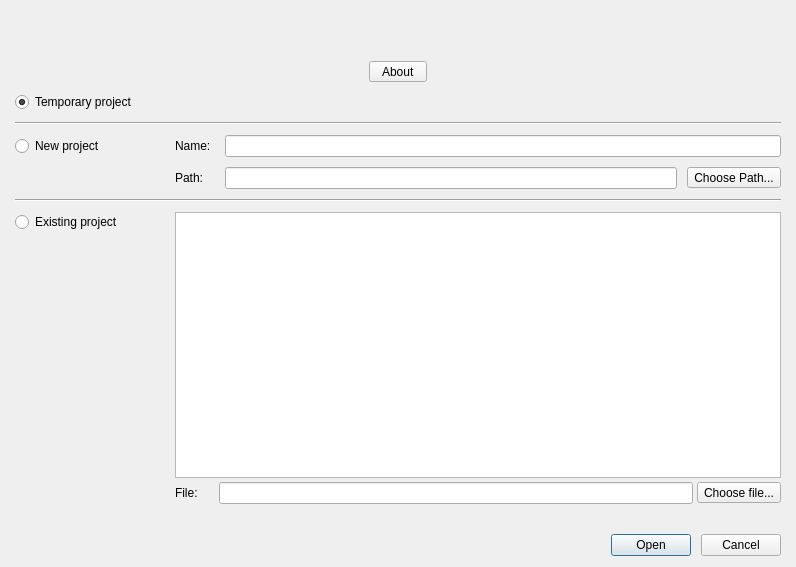
<?xml version="1.0" encoding="UTF-8"?>
<ui version="4.0">
 <class>StartupDialog</class>
 <widget class="QDialog" name="StartupDialog">
  <property name="geometry">
   <rect>
    <x>0</x>
    <y>0</y>
    <width>796</width>
    <height>567</height>
   </rect>
  </property>
  <property name="sizePolicy">
   <sizepolicy hsizetype="Expanding" vsizetype="Expanding">
    <horstretch>0</horstretch>
    <verstretch>0</verstretch>
   </sizepolicy>
  </property>
  <property name="windowTitle">
   <string>Sub3 Suite</string>
  </property>
  <property name="styleSheet">
   <string notr="true"/>
  </property>
  <layout class="QVBoxLayout" name="verticalLayout_4">
   <property name="spacing">
    <number>10</number>
   </property>
   <property name="leftMargin">
    <number>15</number>
   </property>
   <property name="rightMargin">
    <number>15</number>
   </property>
   <item>
    <layout class="QHBoxLayout" name="horizontalLayout_6">
     <item>
      <spacer name="horizontalSpacer">
       <property name="orientation">
        <enum>Qt::Horizontal</enum>
       </property>
       <property name="sizeHint" stdset="0">
        <size>
         <width>40</width>
         <height>20</height>
        </size>
       </property>
      </spacer>
     </item>
     <item>
      <widget class="QLabel" name="labelS3S">
       <property name="minimumSize">
        <size>
         <width>200</width>
         <height>40</height>
        </size>
       </property>
       <property name="maximumSize">
        <size>
         <width>16777215</width>
         <height>40</height>
        </size>
       </property>
       <property name="text">
        <string/>
       </property>
      </widget>
     </item>
     <item>
      <spacer name="horizontalSpacer_2">
       <property name="orientation">
        <enum>Qt::Horizontal</enum>
       </property>
       <property name="sizeHint" stdset="0">
        <size>
         <width>40</width>
         <height>20</height>
        </size>
       </property>
      </spacer>
     </item>
    </layout>
   </item>
   <item>
    <layout class="QHBoxLayout" name="horizontalLayout_2">
     <item>
      <spacer name="horizontalSpacer_3">
       <property name="orientation">
        <enum>Qt::Horizontal</enum>
       </property>
       <property name="sizeHint" stdset="0">
        <size>
         <width>40</width>
         <height>20</height>
        </size>
       </property>
      </spacer>
     </item>
     <item>
      <widget class="QToolButton" name="buttonAbout">
       <property name="text">
        <string>  About  </string>
       </property>
      </widget>
     </item>
     <item>
      <spacer name="horizontalSpacer_4">
       <property name="orientation">
        <enum>Qt::Horizontal</enum>
       </property>
       <property name="sizeHint" stdset="0">
        <size>
         <width>40</width>
         <height>20</height>
        </size>
       </property>
      </spacer>
     </item>
    </layout>
   </item>
   <item>
    <widget class="QRadioButton" name="radioButtonTemporary">
     <property name="text">
      <string>Temporary project</string>
     </property>
     <property name="checked">
      <bool>true</bool>
     </property>
    </widget>
   </item>
   <item>
    <widget class="Line" name="line_2">
     <property name="maximumSize">
      <size>
       <width>16777215</width>
       <height>16777215</height>
      </size>
     </property>
     <property name="orientation">
      <enum>Qt::Horizontal</enum>
     </property>
    </widget>
   </item>
   <item>
    <layout class="QVBoxLayout" name="verticalLayout">
     <item>
      <layout class="QHBoxLayout" name="horizontalLayout_3">
       <item>
        <widget class="QRadioButton" name="radioButtonNewProject">
         <property name="minimumSize">
          <size>
           <width>150</width>
           <height>0</height>
          </size>
         </property>
         <property name="text">
          <string>New project</string>
         </property>
        </widget>
       </item>
       <item>
        <widget class="QLabel" name="label">
         <property name="sizePolicy">
          <sizepolicy hsizetype="Preferred" vsizetype="Maximum">
           <horstretch>0</horstretch>
           <verstretch>0</verstretch>
          </sizepolicy>
         </property>
         <property name="minimumSize">
          <size>
           <width>40</width>
           <height>0</height>
          </size>
         </property>
         <property name="text">
          <string>Name:</string>
         </property>
        </widget>
       </item>
       <item>
        <widget class="QLineEdit" name="lineEditNew_name"/>
       </item>
      </layout>
     </item>
     <item>
      <layout class="QHBoxLayout" name="horizontalLayout_4">
       <item>
        <spacer name="horizontalSpacer_6">
         <property name="orientation">
          <enum>Qt::Horizontal</enum>
         </property>
         <property name="sizeType">
          <enum>QSizePolicy::Fixed</enum>
         </property>
         <property name="sizeHint" stdset="0">
          <size>
           <width>160</width>
           <height>20</height>
          </size>
         </property>
        </spacer>
       </item>
       <item>
        <widget class="QLabel" name="label_2">
         <property name="sizePolicy">
          <sizepolicy hsizetype="Preferred" vsizetype="Maximum">
           <horstretch>0</horstretch>
           <verstretch>0</verstretch>
          </sizepolicy>
         </property>
         <property name="minimumSize">
          <size>
           <width>40</width>
           <height>0</height>
          </size>
         </property>
         <property name="text">
          <string>Path:</string>
         </property>
        </widget>
       </item>
       <item>
        <widget class="QLineEdit" name="lineEditNew_path"/>
       </item>
       <item>
        <widget class="QToolButton" name="buttonChooseNew">
         <property name="text">
          <string>Choose Path...</string>
         </property>
        </widget>
       </item>
      </layout>
     </item>
    </layout>
   </item>
   <item>
    <widget class="Line" name="line">
     <property name="maximumSize">
      <size>
       <width>16777215</width>
       <height>16777215</height>
      </size>
     </property>
     <property name="orientation">
      <enum>Qt::Horizontal</enum>
     </property>
    </widget>
   </item>
   <item>
    <layout class="QHBoxLayout" name="horizontalLayout_8">
     <item>
      <layout class="QVBoxLayout" name="verticalLayout_3">
       <item>
        <widget class="QRadioButton" name="radioButtonExistingProject">
         <property name="minimumSize">
          <size>
           <width>150</width>
           <height>0</height>
          </size>
         </property>
         <property name="text">
          <string>Existing project</string>
         </property>
        </widget>
       </item>
       <item>
        <spacer name="verticalSpacer_2">
         <property name="orientation">
          <enum>Qt::Vertical</enum>
         </property>
         <property name="sizeHint" stdset="0">
          <size>
           <width>20</width>
           <height>40</height>
          </size>
         </property>
        </spacer>
       </item>
      </layout>
     </item>
     <item>
      <layout class="QVBoxLayout" name="verticalLayout_2">
       <property name="spacing">
        <number>4</number>
       </property>
       <item>
        <widget class="QTableView" name="tableViewProjects">
         <property name="alternatingRowColors">
          <bool>true</bool>
         </property>
         <property name="selectionMode">
          <enum>QAbstractItemView::SingleSelection</enum>
         </property>
         <property name="selectionBehavior">
          <enum>QAbstractItemView::SelectRows</enum>
         </property>
         <property name="showGrid">
          <bool>false</bool>
         </property>
         <attribute name="horizontalHeaderMinimumSectionSize">
          <number>100</number>
         </attribute>
         <attribute name="horizontalHeaderStretchLastSection">
          <bool>true</bool>
         </attribute>
         <attribute name="verticalHeaderVisible">
          <bool>false</bool>
         </attribute>
         <attribute name="verticalHeaderMinimumSectionSize">
          <number>15</number>
         </attribute>
         <attribute name="verticalHeaderDefaultSectionSize">
          <number>15</number>
         </attribute>
         <attribute name="verticalHeaderHighlightSections">
          <bool>false</bool>
         </attribute>
        </widget>
       </item>
       <item>
        <layout class="QHBoxLayout" name="horizontalLayout_7">
         <item>
          <widget class="QLabel" name="label_4">
           <property name="sizePolicy">
            <sizepolicy hsizetype="Preferred" vsizetype="Maximum">
             <horstretch>0</horstretch>
             <verstretch>0</verstretch>
            </sizepolicy>
           </property>
           <property name="minimumSize">
            <size>
             <width>40</width>
             <height>0</height>
            </size>
           </property>
           <property name="text">
            <string>File:</string>
           </property>
          </widget>
         </item>
         <item>
          <widget class="QLineEdit" name="lineEditExisting_file"/>
         </item>
         <item>
          <widget class="QToolButton" name="buttonChooseExisting">
           <property name="text">
            <string>Choose file...</string>
           </property>
          </widget>
         </item>
        </layout>
       </item>
      </layout>
     </item>
    </layout>
   </item>
   <item>
    <spacer name="verticalSpacer">
     <property name="orientation">
      <enum>Qt::Vertical</enum>
     </property>
     <property name="sizeType">
      <enum>QSizePolicy::Fixed</enum>
     </property>
     <property name="sizeHint" stdset="0">
      <size>
       <width>20</width>
       <height>20</height>
      </size>
     </property>
    </spacer>
   </item>
   <item>
    <layout class="QHBoxLayout" name="horizontalLayout_s3s">
     <item>
      <spacer name="horizontalSpacer_5">
       <property name="orientation">
        <enum>Qt::Horizontal</enum>
       </property>
       <property name="sizeHint" stdset="0">
        <size>
         <width>40</width>
         <height>20</height>
        </size>
       </property>
      </spacer>
     </item>
     <item>
      <widget class="QPushButton" name="buttonOpen">
       <property name="text">
        <string>Open</string>
       </property>
      </widget>
     </item>
     <item>
      <widget class="QPushButton" name="buttonCancel">
       <property name="text">
        <string>Cancel</string>
       </property>
      </widget>
     </item>
    </layout>
   </item>
  </layout>
 </widget>
 <resources/>
 <connections/>
</ui>
